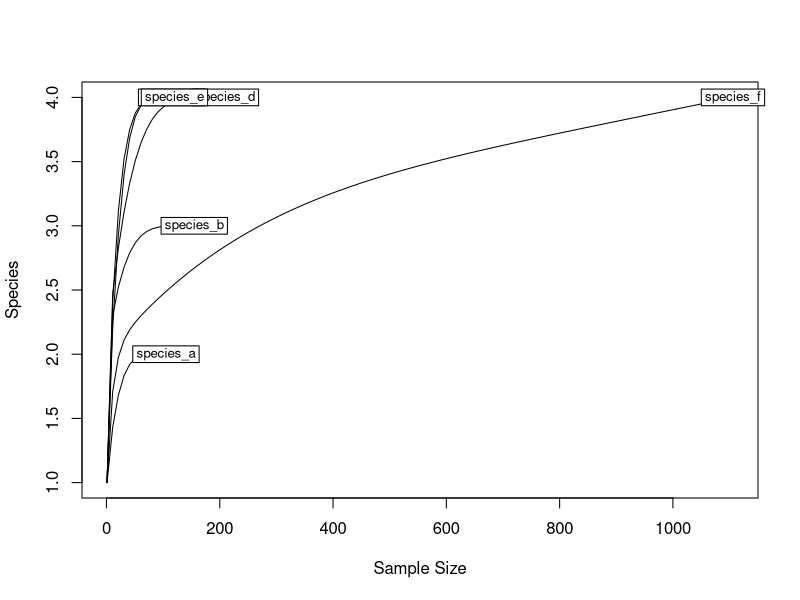
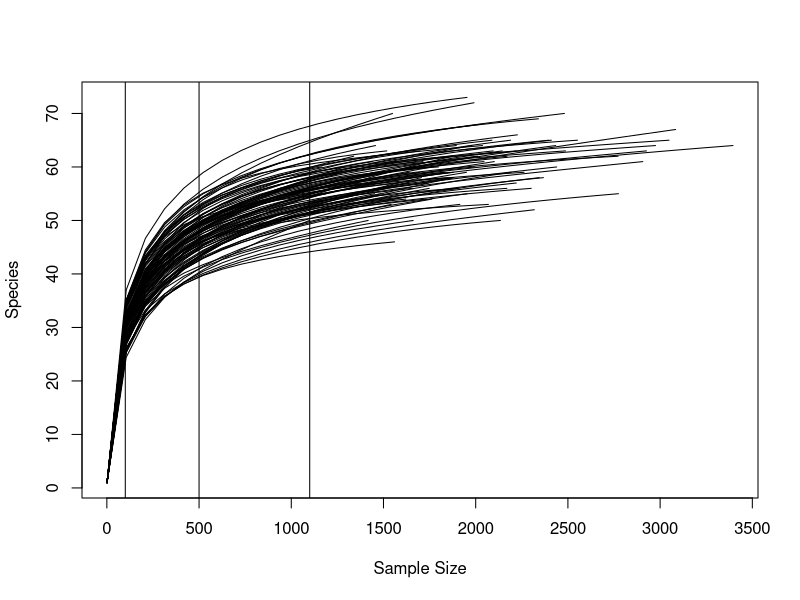
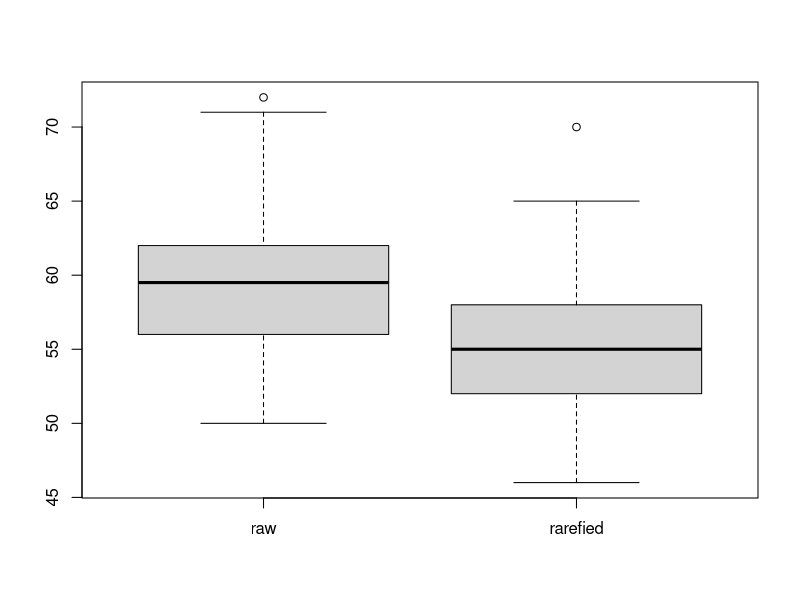
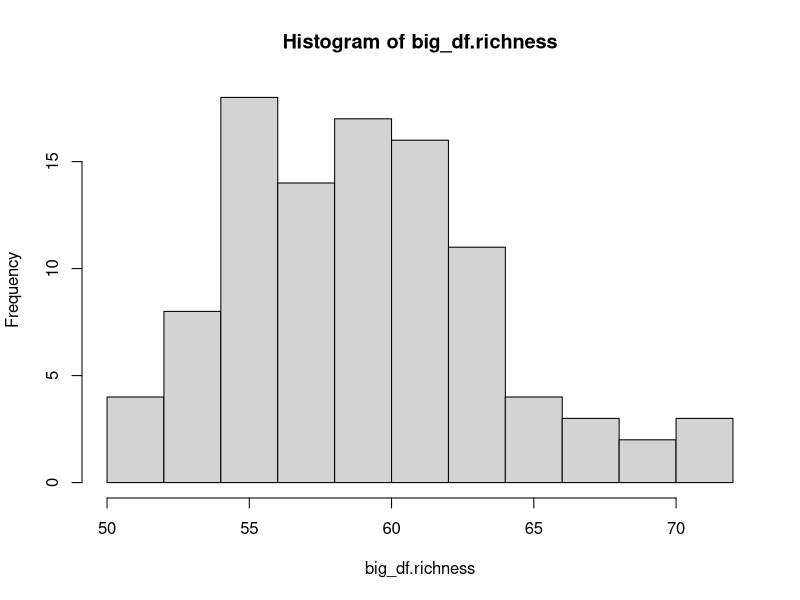
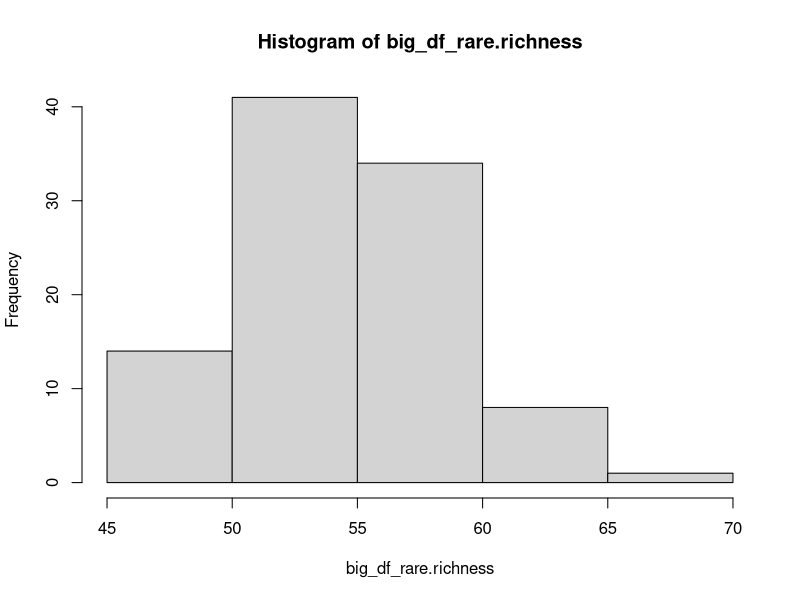
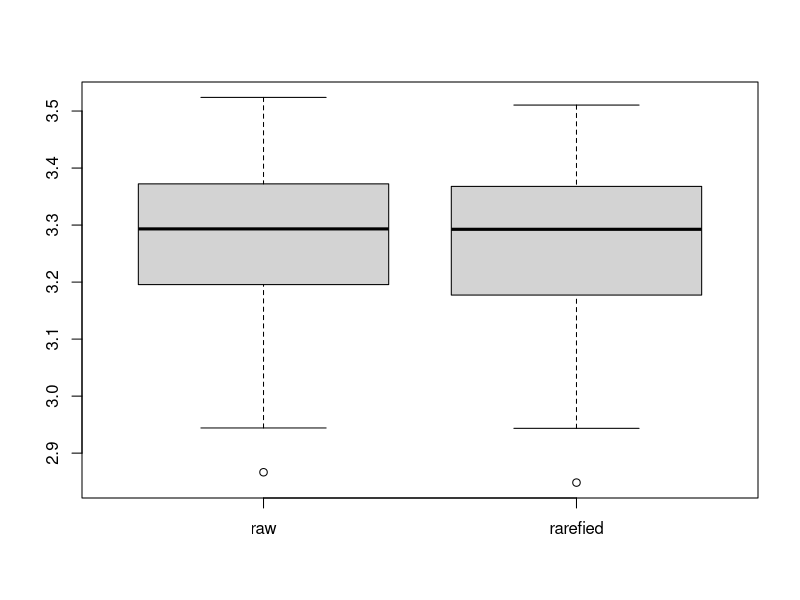
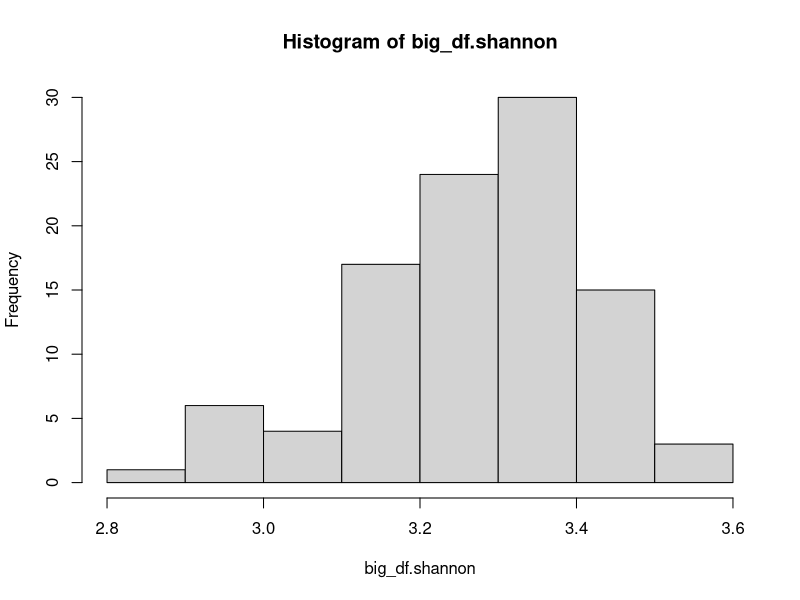
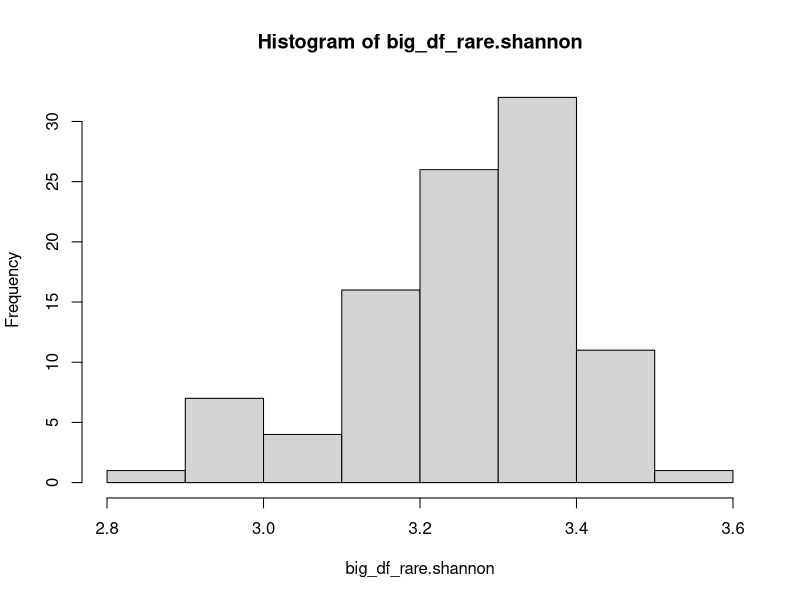

Here is the R script that generated these plots, in order:
## ---- chunk 1
library(vegan)

#Make small data set

df <- data.frame(patient_1 = c(5,5,5,5,5,5),
                 patient_2 = c(0,0,0,0,0,1000),
                 patient_3 = c(0,50,5,100,10,1),
                 patient_4 = c(0,0,5,5,5,0),
                 patient_5 = c(100,100,100,100,100,100))

rownames(df) <- c("species_a",
                  "species_b",
                  "species_c",
                  "species_d",
                  "species_e",
                  "species_f")


# Use random distribution generators to make a neg binomial distributed 
# matrix this will be a reasonable-ish approximation of microbiome data

set.seed(731)
big_df <- matrix(rnbinom(10000, size = .2, prob = .01),
                 nrow = 100,
                 ncol = 100)

colnames(big_df) <- paste("patient", 1:100,sep = "_" )
rownames(big_df) <- paste("species", 1:100,sep = "_" )

## ---- chunk 2


#Rarefaction is necessary to conduct alpha diversity analysis
rarecurve(x = df,
          step = 10, # step is how often you sample
          )

#set sample size
sample = min(colSums(big_df)) /10 # you want enough sample points to make smooth

rarecurve(x = big_df,
          step = floor(sample),
          label = FALSE

)

abline(v = 100)
abline(v = 500)
abline(v = 1100) # looks like a few sample

#remove all samples < 1100
big_df.rare <- big_df[,which(colSums(big_df) > 1099)]

#remove all species == 0
big_df.rare <- big_df.rare[which(rowSums(big_df) > 0),]

# rrarefy, note the second "r", requires sampling the rows not columns
# the t() function transposes data (i.e., rows become columns)

big_df.rare <- rrarefy(t(big_df.rare), sample = 1100)

#check to make sure all
all(colSums(big_df.rare) > 0)


big_df.rel <- big_df[,which(colSums(big_df) > 1099)]

big_df.rel <- sweep(x = big_df.rel,
                    MARGIN = 2,
                    STATS = colSums(big_df.rel),
                    FUN = '/'
                    )
big_df.rel <- t(big_df.rel)

#How different are relative abundance and rarefied data tables?

cor.test(matrix(big_df.rare),matrix(big_df.rel))
cor.test(vegdist(big_df.rare),vegdist(big_df.rel))

#df will not be rarefied

## ---- chunk 3
# The function in R::vegan to determine richness is specnumber

specnumber(x = df,
          MARGIN = 2 #by columns
          )

#raw
big_df.richness <- specnumber(x = big_df,
                    MARGIN = 2 #by columns
                    )

#rarefied
big_df_rare.richness <- specnumber(x = big_df.rare,
                    MARGIN = 1 #by columns
                    )

#how are the values distributed for normalized and raw data
boxplot(big_df.richness, big_df_rare.richness,
        names = c("raw", "rarefied"))
hist(big_df.richness)
hist(big_df_rare.richness) #rarefied data frame
## ---- chunk 4


diversity(df,
          index = "shannon",
          MARGIN = 2
          )

big_df.shannon <- diversity(big_df,
          index = "shannon",
          MARGIN = 2
)

big_df_rare.shannon <- diversity(big_df.rare,
                            index = "shannon",
                            MARGIN = 1
)

#how are the values distributed for normalized and raw data

boxplot(big_df.shannon, big_df_rare.shannon,
        names = c("raw", "rarefied"))
hist(big_df.shannon)
hist(big_df_rare.shannon)
## ---- chunk 5

diversity(df,
          index = "simpson",
          MARGIN = 2
)

big_df.simpson <- diversity(big_df,
                            index = "simpson",
                            MARGIN = 2
)

big_df_rare.simpson <- diversity(big_df.rare,
                                 index = "simpson",
                                 MARGIN = 1
)

#how are the values distributed for normalized and raw data
boxplot(big_df.simpson, big_df_rare.simpson,
        names = c("raw", "rarefied"))
hist(big_df.simpson)
hist(big_df_rare.simpson)
## ---- chunk 6

#Linear relationships cannot be assumed so we will use nonparametic

#Richness vs simpson
plot(big_df_rare.richness, big_df_rare.simpson)
cor.test(big_df_rare.richness, big_df_rare.simpson, method = "spearman")

#Richness vs shannon

plot(big_df_rare.richness, big_df_rare.shannon)
cor.test(big_df_rare.richness, big_df_rare.shannon, method = "spearman")

#simpson vs shannon

plot(big_df_rare.simpson, big_df_rare.shannon)
cor.test(big_df_rare.simpson, big_df_rare.shannon, method = "spearman")
